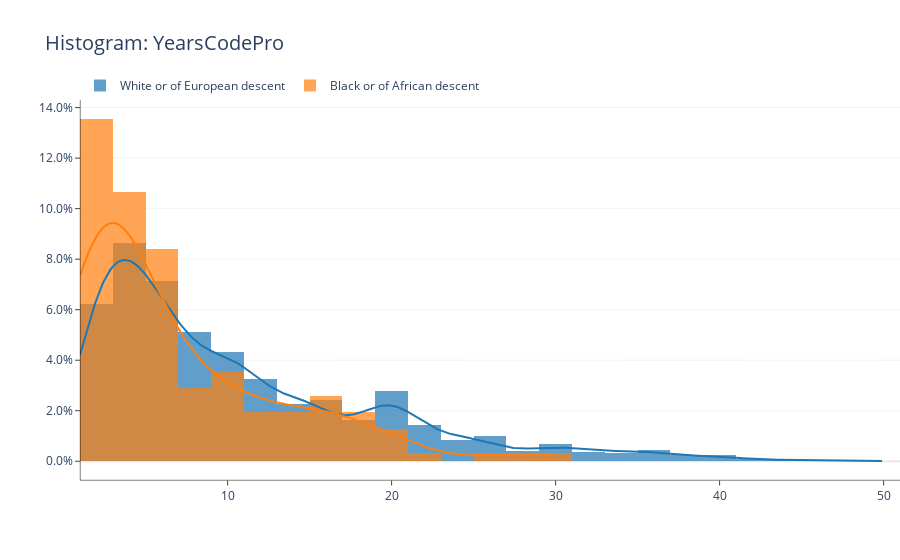

Source (notebook cell):
### Code cell
output_kde(data_2019, "YearsCodePro", "Ethnicity", ["White or of European descent", "Black or of African descent"])

### Figure 1 — Plotly figure (JSON) as saved in the notebook; plotly's stock layout.template omitted (floating-point values rounded to 4 significant figures; data arrays with more than 128 entries replaced by an {"elided": "..."} marker saying what was removed)
{"data": [{"histnorm": "probability density", "legendgroup": "White or of European descent", "marker": {"color": "rgb(31, 119, 180)"}, "name": "White or of European descent", "opacity": 0.7, "type": "histogram", "x": {"elided": "8325 int values"}, "xaxis": "x", "xbins": {"end": 50, "size": 2, "start": 1}, "yaxis": "y"}, {"histnorm": "probability density", "legendgroup": "Black or of African descent", "marker": {"color": "rgb(255, 127, 14)"}, "name": "Black or of African descent", "opacity": 0.7, "type": "histogram", "x": {"elided": "155 int values"}, "xaxis": "x", "xbins": {"end": 30, "size": 2, "start": 1}, "yaxis": "y"}, {"legendgroup": "White or of European descent", "marker": {"color": "rgb(31, 119, 180)"}, "mode": "lines", "name": "White or of European descent", "showlegend": false, "type": "scatter", "x": {"elided": "500 float values"}, "xaxis": "x", "y": {"elided": "500 float values"}, "yaxis": "y"}, {"legendgroup": "Black or of African descent", "marker": {"color": "rgb(255, 127, 14)"}, "mode": "lines", "name": "Black or of African descent", "showlegend": false, "type": "scatter", "x": {"elided": "500 float values"}, "xaxis": "x", "y": {"elided": "500 float values"}, "yaxis": "y"}], "layout": {"autosize": true, "barmode": "overlay", "hovermode": "closest", "legend": {"orientation": "h", "x": 0, "y": 1, "yanchor": "bottom"}, "margin": {"r": 0}, "plot_bgcolor": "white", "title": {"font": {"size": 20}, "text": "Histogram: YearsCodePro"}, "xaxis": {"anchor": "y2", "autorange": true, "domain": [0, 1], "linecolor": "black", "linewidth": 0.5, "range": [1, 51], "showline": true, "tickangle": 0, "ticks": "outside", "type": "linear", "zeroline": false}, "yaxis": {"anchor": "free", "autorange": true, "domain": [0, 1], "gridcolor": "#e8e8e8", "gridwidth": 0.5, "linecolor": "black", "linewidth": 0.5, "position": 0, "range": [-0.00742, 0.143], "showgrid": true, "showline": true, "tickformat": ".1%", "ticks": "outside", "type": "linear", "zeroline": true, "zerolinecolor": "#e8e8e8", "zerolinewidth": 2}}}
